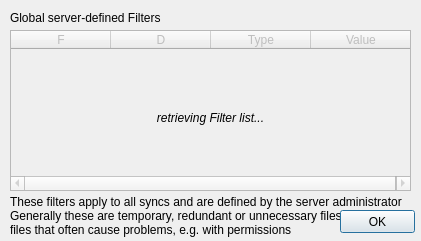
<?xml version="1.0" encoding="UTF-8"?>
<ui version="4.0">
 <class>qtGeneralFilterDialog</class>
 <widget class="QDialog" name="qtGeneralFilterDialog">
  <property name="geometry">
   <rect>
    <x>0</x>
    <y>0</y>
    <width>421</width>
    <height>241</height>
   </rect>
  </property>
  <property name="windowTitle">
   <string>General Filters</string>
  </property>
  <property name="windowIcon">
   <iconset resource="qtClient.qrc">
    <normaloff>:/Resources/icon.png</normaloff>:/Resources/icon.png</iconset>
  </property>
  <widget class="QPushButton" name="okButton">
   <property name="geometry">
    <rect>
     <x>340</x>
     <y>210</y>
     <width>75</width>
     <height>23</height>
    </rect>
   </property>
   <property name="text">
    <string>OK</string>
   </property>
  </widget>
  <widget class="QTableWidget" name="filterTable">
   <property name="enabled">
    <bool>false</bool>
   </property>
   <property name="geometry">
    <rect>
     <x>10</x>
     <y>30</y>
     <width>401</width>
     <height>161</height>
    </rect>
   </property>
   <property name="editTriggers">
    <set>QAbstractItemView::NoEditTriggers</set>
   </property>
   <property name="selectionMode">
    <enum>QAbstractItemView::NoSelection</enum>
   </property>
   <property name="selectionBehavior">
    <enum>QAbstractItemView::SelectRows</enum>
   </property>
   <property name="horizontalScrollMode">
    <enum>QAbstractItemView::ScrollPerPixel</enum>
   </property>
   <attribute name="horizontalHeaderHighlightSections">
    <bool>false</bool>
   </attribute>
   <attribute name="horizontalHeaderStretchLastSection">
    <bool>true</bool>
   </attribute>
   <attribute name="verticalHeaderVisible">
    <bool>false</bool>
   </attribute>
   <attribute name="verticalHeaderDefaultSectionSize">
    <number>20</number>
   </attribute>
   <column>
    <property name="text">
     <string>F</string>
    </property>
   </column>
   <column>
    <property name="text">
     <string>D</string>
    </property>
   </column>
   <column>
    <property name="text">
     <string>Type</string>
    </property>
   </column>
   <column>
    <property name="text">
     <string>Value</string>
    </property>
   </column>
  </widget>
  <widget class="QLabel" name="label">
   <property name="geometry">
    <rect>
     <x>10</x>
     <y>10</y>
     <width>401</width>
     <height>16</height>
    </rect>
   </property>
   <property name="text">
    <string>Global server-defined Filters</string>
   </property>
  </widget>
  <widget class="QLabel" name="fetchFilterLabel">
   <property name="geometry">
    <rect>
     <x>10</x>
     <y>110</y>
     <width>401</width>
     <height>16</height>
    </rect>
   </property>
   <property name="text">
    <string>&lt;i&gt;retrieving Filter list...&lt;/i&gt;</string>
   </property>
   <property name="alignment">
    <set>Qt::AlignCenter</set>
   </property>
  </widget>
  <widget class="QLabel" name="label_2">
   <property name="geometry">
    <rect>
     <x>10</x>
     <y>190</y>
     <width>401</width>
     <height>51</height>
    </rect>
   </property>
   <property name="text">
    <string>These filters apply to all syncs and are defined by the server administrator
Generally these are temporary, redundant or unnecessary files or
files that often cause problems, e.g. with permissions</string>
   </property>
  </widget>
  <zorder>label_2</zorder>
  <zorder>filterTable</zorder>
  <zorder>label</zorder>
  <zorder>fetchFilterLabel</zorder>
  <zorder>okButton</zorder>
 </widget>
 <resources>
  <include location="qtClient.qrc"/>
 </resources>
 <connections>
  <connection>
   <sender>okButton</sender>
   <signal>clicked()</signal>
   <receiver>qtGeneralFilterDialog</receiver>
   <slot>accept()</slot>
   <hints>
    <hint type="sourcelabel">
     <x>278</x>
     <y>253</y>
    </hint>
    <hint type="destinationlabel">
     <x>96</x>
     <y>254</y>
    </hint>
   </hints>
  </connection>
 </connections>
</ui>
